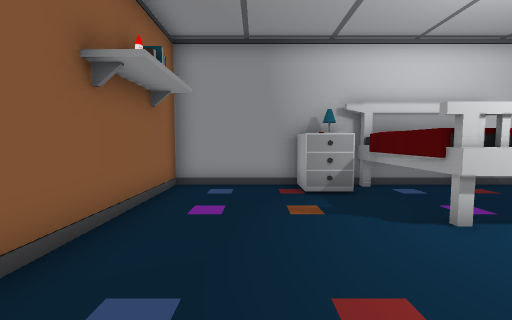
[1] (above)

13 first-person views from a walk through a 3-D level made in the Unity game engine. The camera is 1.3 m above the floor, tilts 4° down and sees 90° across. The floor is counted in squares, 1 m on a side. Each view is taken from the middle of a square. On the plan, view 1 faces up. The plan holds only what a view shows up to about 13 squares ahead; the rest is blank. The player character is not drawn.

[2]
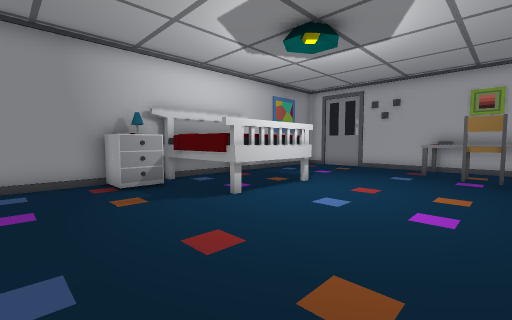

[3]
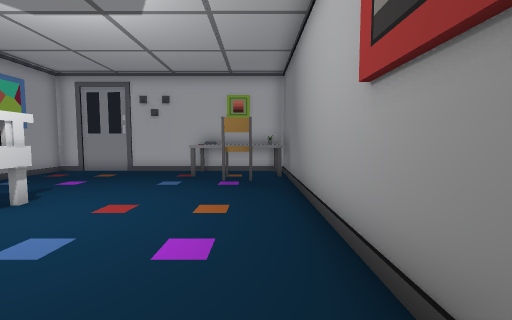

[4]
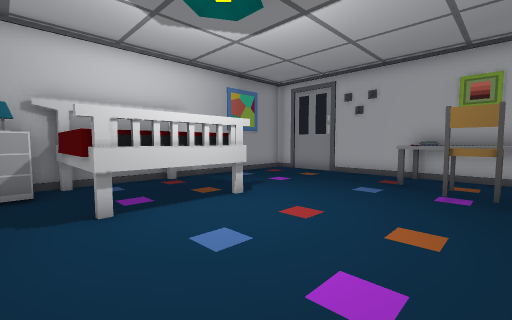

[5]
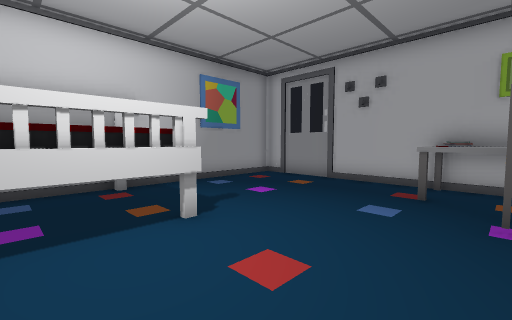

[6]
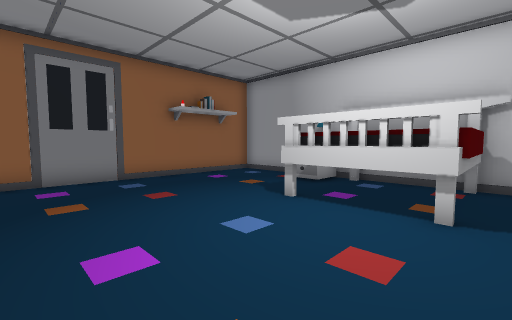

[7]
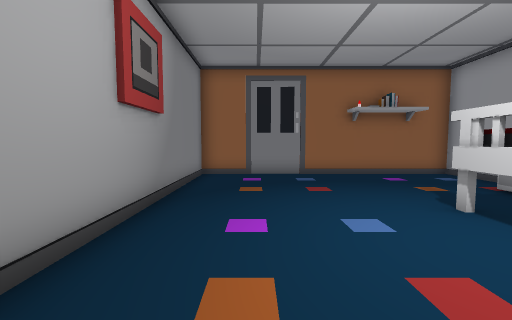

[8]
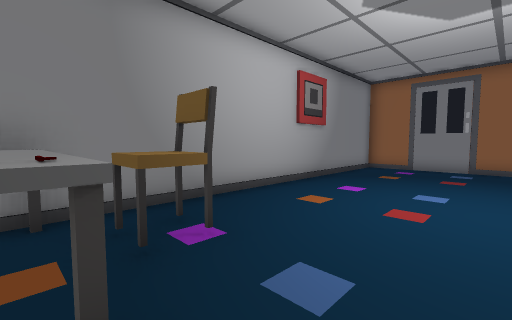

[9]
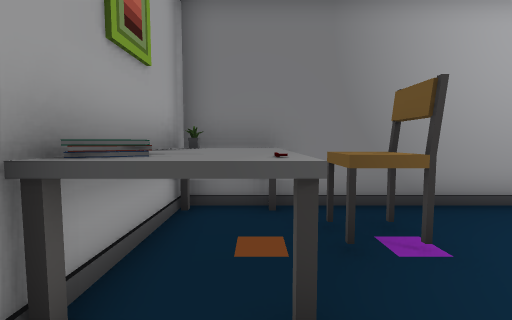

[10]
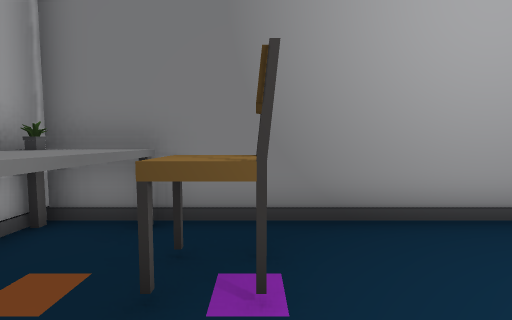

[11]
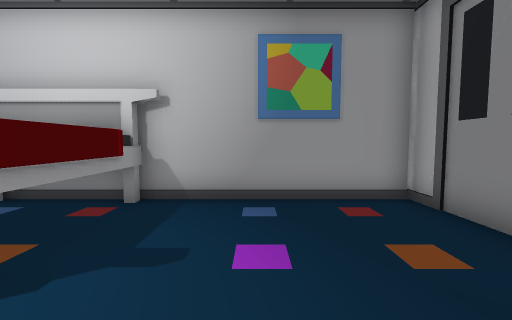

[12]
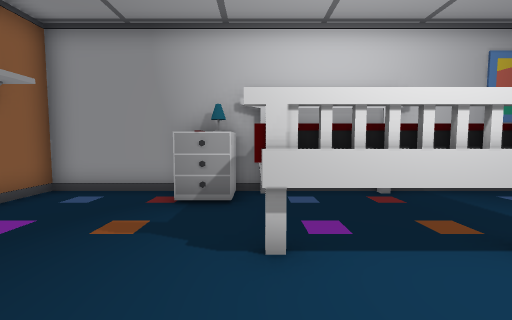

[13]
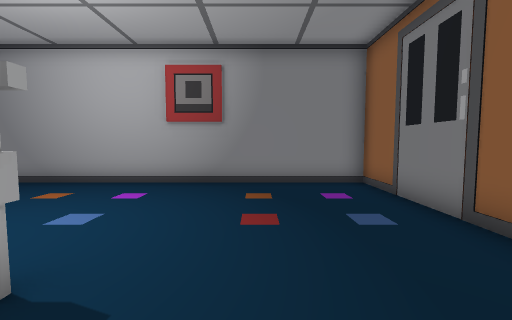

### Floor plan
Points are (right, up) in squares from view 1. A wall is a line through its corners. A room is listed if a view was taken in it or the views show most of it. See-through windows are left out.
Room 1 (views 1, 2, 3, 4, 5, 6, 7, 8, 9, 10, 11, 12, 13)
walls: (12.6, -1.5) (12.6, 7.8) (-2.5, 7.8) (-2.5, -2.2) (11.5, -2.2)
ways out: opening at (-2, 1); opening at (13, 6)
objects: drawers (1, 7) to (2, 7); bed (3, 4) to (6, 7); chair (9, -1) to (10, 0); table (11, -1) to (12, 1); other object (11, 1)

Positions as (right, up) in squares from view 1, and headings:
1: (0, 0), facing up
2: (-1, -1), facing up-right
3: (1, -1), facing right
4: (2, -1), facing up-right
5: (4, 0), facing up-right
6: (7, -1), facing up-left
7: (8, 0), facing left
8: (11, 3), facing down-left
9: (11, 3), facing down
10: (9, 2), facing down
11: (9, 2), facing up
12: (3, 1), facing up
13: (1, 6), facing down
